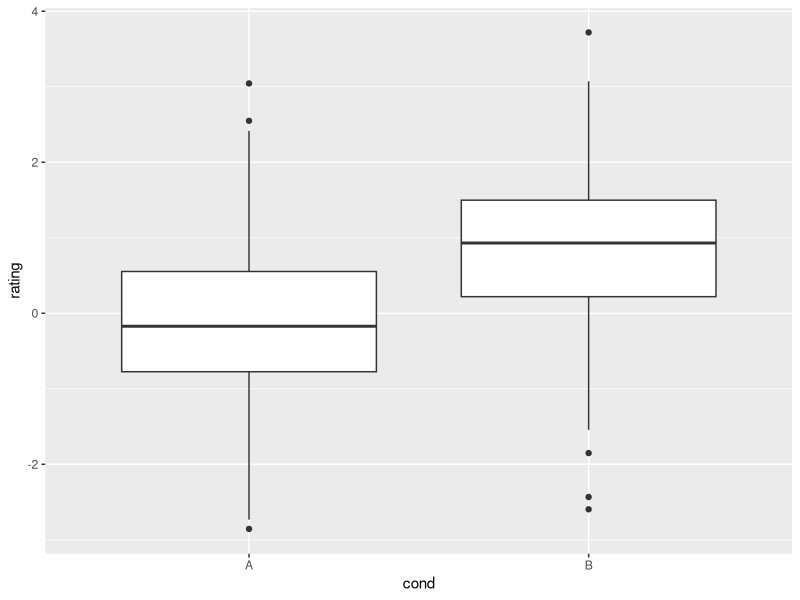
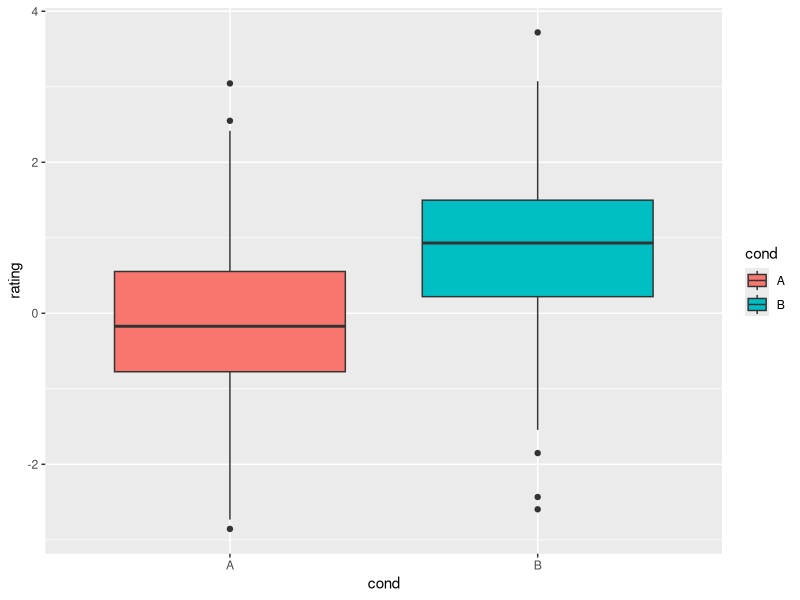
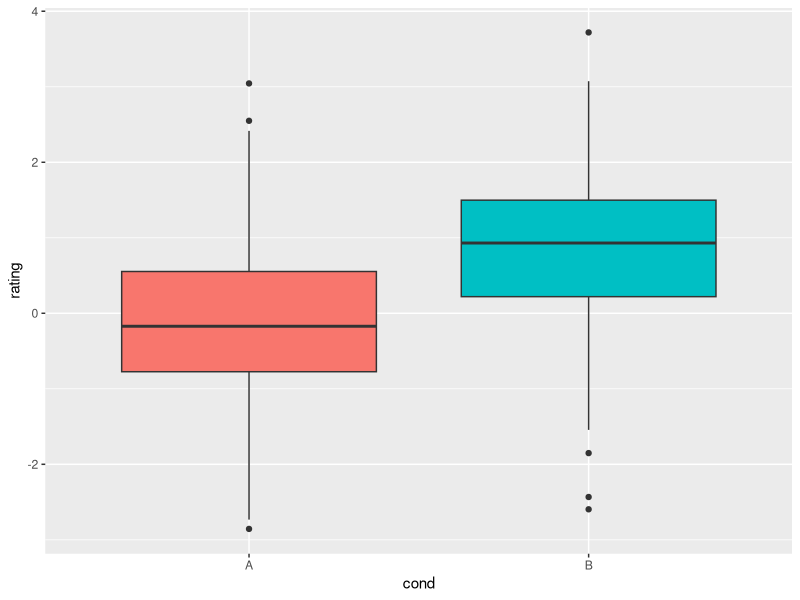
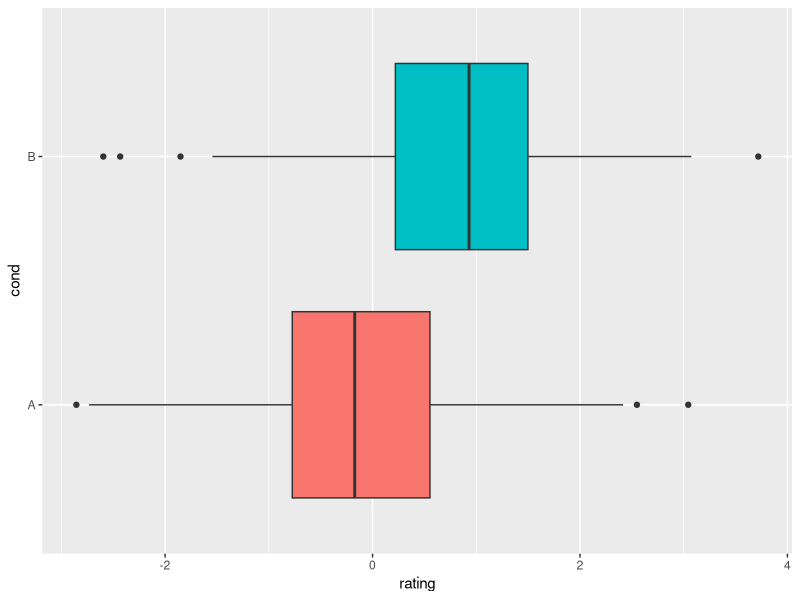

The R script that drew these images, in order:
set.seed(1234)
df <- data.frame(cond = factor( rep(c("A","B"), each=200) ), 
                   rating = c(rnorm(200),rnorm(200, mean=.8)))
# cond     rating
#    A -1.2070657
#    A  0.2774292
#    A  1.0844412
#   ...
#    B  1.3388331
#    B  0.8146431
#    B -0.1164891

library(ggplot2)
######################################################
# A basic box plot
ggplot(df, aes(x=cond, y=rating)) + geom_boxplot()

# A basic box with the conditions colored
ggplot(df, aes(x=cond, y=rating, fill=cond)) + geom_boxplot()

# The above adds a redundant legend. With the legend removed:
ggplot(df, aes(x=cond, y=rating, fill=cond)) + geom_boxplot() +
    guides(fill=FALSE)

# With flipped axes
ggplot(df, aes(x=cond, y=rating, fill=cond)) + geom_boxplot() + 
    guides(fill=FALSE) + coord_flip()
